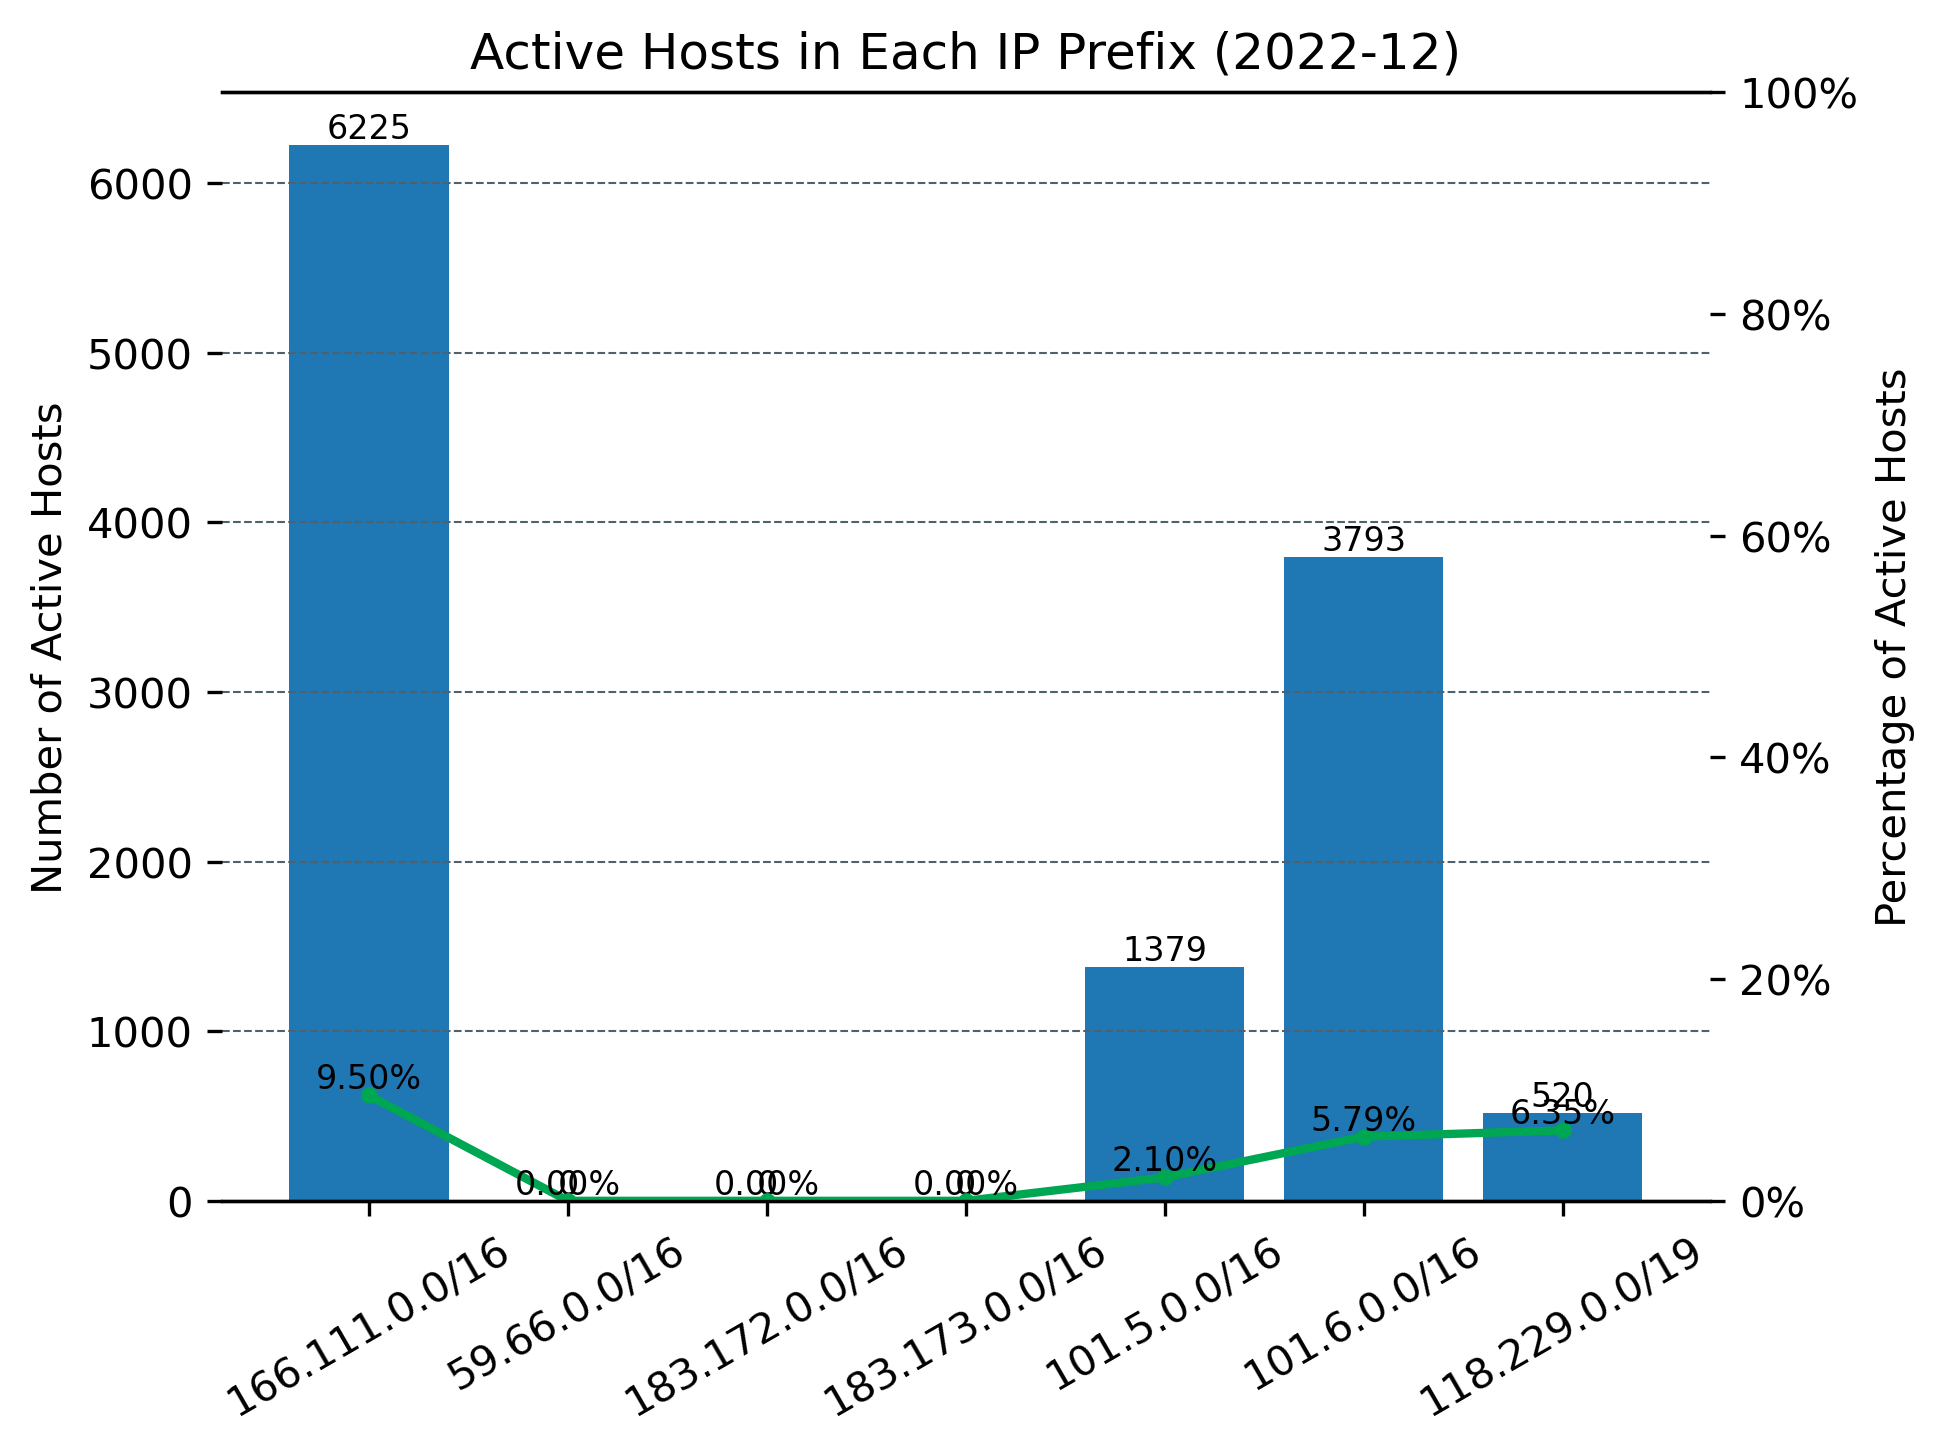

Write Python code to recreate this figure.
import matplotlib.pyplot as plt
from matplotlib import ticker

IP_PREFIX = ["166.111", "59.66", "183.172", "183.173", "101.5", "101.6", "118.229"]
TOTAL = [65536, 65536, 65536, 65536, 65536, 65536, 8192]

def active_ip(data, output_path):
    x = ["166.111.0.0/16", "59.66.0.0/16", "183.172.0.0/16", "183.173.0.0/16", "101.5.0.0/16", "101.6.0.0/16", "118.229.0.0/19"]

    y1 = [len([ip for ip in data.keys() if ip.startswith(ip_prefix)]) for ip_prefix in IP_PREFIX]

    y2 = [y1[i] / TOTAL[i] for i in range(len(y1))]

    plt.figure(1, dpi=300)
    plt.title("Active Hosts in Each IP Prefix (2022-12)")
    ax1 = plt.subplot(1, 1, 1)

    ax1.spines["left"].set_visible(False)
    ax1.spines["right"].set_visible(False)

    ax1.grid(ls = "--", lw=0.5, color="#4E616C", axis="y")
    ax1.xaxis.set_tick_params(rotation=30)
    ax1.set_ylabel("Number of Active Hosts")

    ax1.bar(x, y1)

    for a, b in zip(x, y1):
        ax1.text(a, b, b, ha='center', va='bottom', fontsize=8)

    # plot percentage on ax2
    ax2 = ax1.twinx()
    ax2.spines["left"].set_visible(False)
    ax2.spines["right"].set_visible(False)
    ax2.set_ylim(0, 1)
    ax2.yaxis.set_major_formatter(ticker.PercentFormatter(xmax=1, decimals=0))
    ax2.set_ylabel("Percentage of Active Hosts")

    ax2.plot(x, y2, color="#00A752", marker="o", markersize=3, linewidth=2)

    for a, b in zip(x, y2):
        ax2.text(a, b, "%.2f%%" % (b * 100), ha='center', va='bottom', fontsize=8)

    plt.savefig(output_path, dpi=300, bbox_inches='tight')